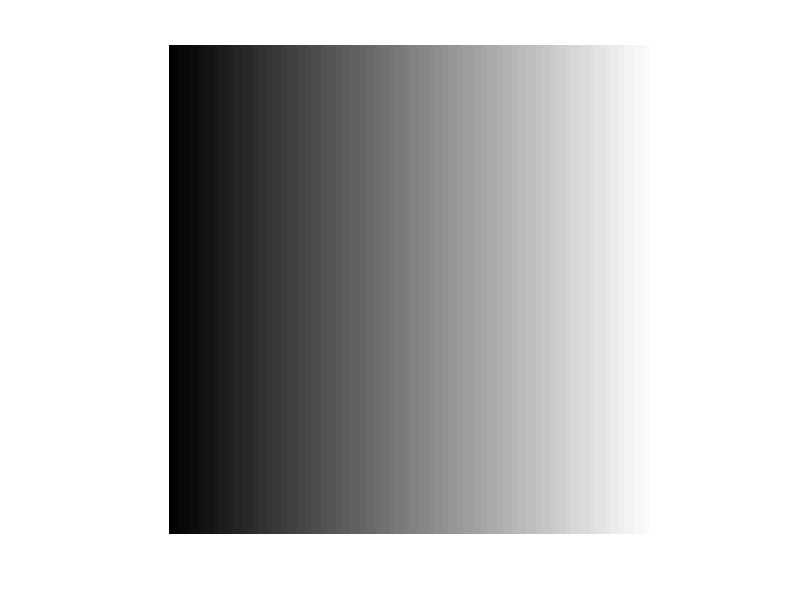

Source code (MATLAB):
% Initialize a 100 by 100 matrix of zeros
img = zeros(100, 100);

% Define the maximum pixel value
max_val = 255;

% Loop through each row of the image
for i = 1:size(img, 1)
    
    % Loop through each column of the image
    for j = 1:size(img, 2)
        
        % Calculate the intensity value for this pixel
        intensity = round((j/size(img, 2)) * max_val);
        
        % Assign the intensity value to this pixel
        img(i, j) = intensity;
        
    end
    
end

% Display the resulting image
imshow(uint8(img));
imwrite(img,'test3.png');